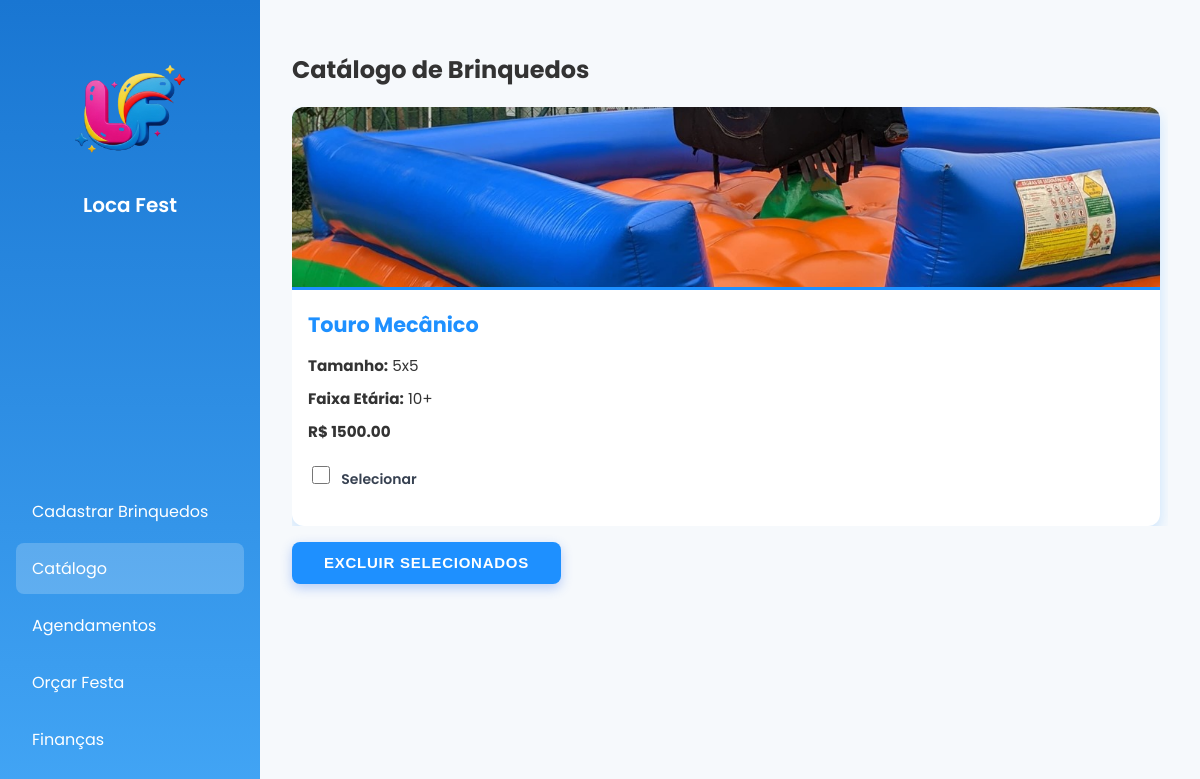
Page /usuario on the committed database.
### storage.py (models this page shows)
class Brinquedo(db.Model):
    id = db.Column(db.Integer, primary_key=True)
    nome = db.Column(db.String(100), nullable=False)
    tamanho = db.Column(db.String(50))
    preco = db.Column(db.Float, nullable=False)
    faixa_etaria = db.Column(db.String(50))
    caminho_imagem = db.Column(db.String(200))

### routes.py (the view)
@app.route('/usuario')
def pagina_usuario():
    brinquedos = Brinquedo.query.all()
    page_content = render_template('catalogo.html', brinquedos=brinquedos)
    return render_template(
        'home.html',
        active_page='usuario',
        page_title='Catálogo de Brinquedos',
        page_content=page_content
    )

### templates/catalogo.html
<form method="post" action="/excluir_selecionados">
  <div class="catalogo-cards">
    {% for brinquedo in brinquedos %}
    <div class="card-brinquedo">
      <div class="imagem-wrapper">
        <img src="{{ url_for('static', filename='imagens/' ~ brinquedo.caminho_imagem) }}" alt="Imagem do brinquedo {{ brinquedo.nome }}">
      </div>
      <div class="info-brinquedo">
        <h3>{{ brinquedo.nome }}</h3>
        <p><strong>Tamanho:</strong> {{ brinquedo.tamanho }}</p>
        <p><strong>Faixa Etária:</strong> {{ brinquedo.faixa_etaria }}</p>
        <p class="preco">R$ {{ '%.2f'|format(brinquedo.preco) }}</p>
        <label>
          <input type="checkbox" name="selecionados" value="{{ brinquedo.id }}"> Selecionar
        </label>
      </div>
    </div>
    {% endfor %}
  </div>
  <button type="submit" class="btn">Excluir Selecionados</button>
</form>
</div>

### static/style.css (style rules this page uses)
body { margin: 0; font-family: 'Poppins', sans-serif; background: #f6f9fc; color: #333; }
form label { display: block; margin-bottom: 16px; color: #374151; font-size: 14px; font-weight: 600; }
.btn { display: inline-block; background-color: #1E90FF; color: white; padding: 12px 30px; font-size: 15px; border: none; border-radius: 10px; cursor: pointer; font-weight: 700; text-transform: uppercase; letter-spacing: 0.05em; transition: background-color 0.3s ease, box-shadow 0.3s ease; margin-top: 15px; box-shadow: 0 4px 12px rgba(37, 99, 235, 0.3); }
.catalogo-cards { max-height: calc(100vh - 150px); overflow-y: auto; padding-right: 0.5rem; display: grid; gap: 1.8rem; grid-template-columns: repeat(auto-fit, minmax(250px, 1fr)); margin-bottom: 1rem; }
.card-brinquedo { background: white; border-radius: 12px; box-shadow: 0 6px 14px rgba(30, 144, 255, 0.2); transition: box-shadow 0.3s ease, transform 0.2s ease; display: flex; flex-direction: column; overflow: hidden; cursor: pointer; }
.imagem-wrapper { height: 180px; overflow: hidden; border-bottom: 3px solid #1E90FF; }
.imagem-wrapper img { width: 100%; height: 100%; object-fit: cover; transition: transform 0.4s ease; }
.info-brinquedo { padding: 1.2rem 1rem; flex-grow: 1; display: flex; flex-direction: column; justify-content: space-between; }
.info-brinquedo h3 { margin: 0 0 0.6rem 0; color: #1E90FF; font-weight: 700; font-size: 1.3rem; }
.info-brinquedo p { margin: 0.3rem 0; font-size: 0.95rem; color: #333; }
.preco { margin-top: 1rem; font-size: 1.2rem; font-weight: 700; color: #d32f2f; }
label { margin-top: 1rem; font-size: 0.9rem; display: flex; align-items: center; cursor: pointer; }
label input[type="checkbox"] { margin-right: 8px; width: 18px; height: 18px; cursor: pointer; }
form > .btn { align-self: flex-start; margin-top: auto; }
.btn { margin-top: 1.5rem; background-color: #1E90FF; color: white; border: none; padding: 0.8rem 2rem; border-radius: 8px; font-weight: 700; cursor: pointer; transition: background-color 0.3s ease; display: inline-block; }

### rows in the picture
Brinquedo: caminho_imagem (picture), nome "Touro Mecânico", tamanho "5x5", faixa_etaria "10+", preco "1500.00"

### other values in the picture
{{ page_title }} "Catálogo de Brinquedos"
